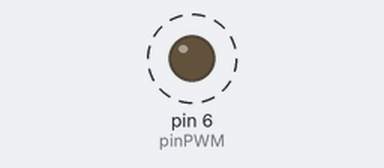
The sketch below on a simulated Arduino Uno, built with avr-gcc and run on an emulated ATmega328P. Shown: output pins drawn as LEDs (lit = HIGH). Dashed ring = blinking.

Above: at 0.05 s.
Timing chart, 0 to 3.0 s (numbered marks = the images above):
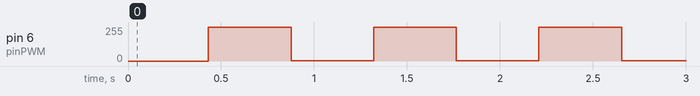

The sketch:

P5.ino
```cpp
//Programa 5
//controla la intensidad de una señal PWM
int pinPWM = 6; //modulacion por ancho de pulso
//obtiene resultados analogicos con medio digitales = ondad cuadrada que se alterna entre endendido y apagado
void setup() {
  //pinMode(pinPWM, OUTPUT); nose si va
  Serial.begin(9600);
}

void loop() {
  for(int i = 0; i<255; i++){
    analogWrite(pinPWM,i);
    delayMicroseconds(100000);
  }
  delay(10);

  for (int i = 255; i > 0; i--){
    analogWrite(pinPWM,i);
    delayMicroseconds(100000);
  }
  delay(10);
}
```

Measured:
- by itself, pin 6 (pinPWM): alternates 254/255 for 0.44 s and 1/255 for 0.44 s
